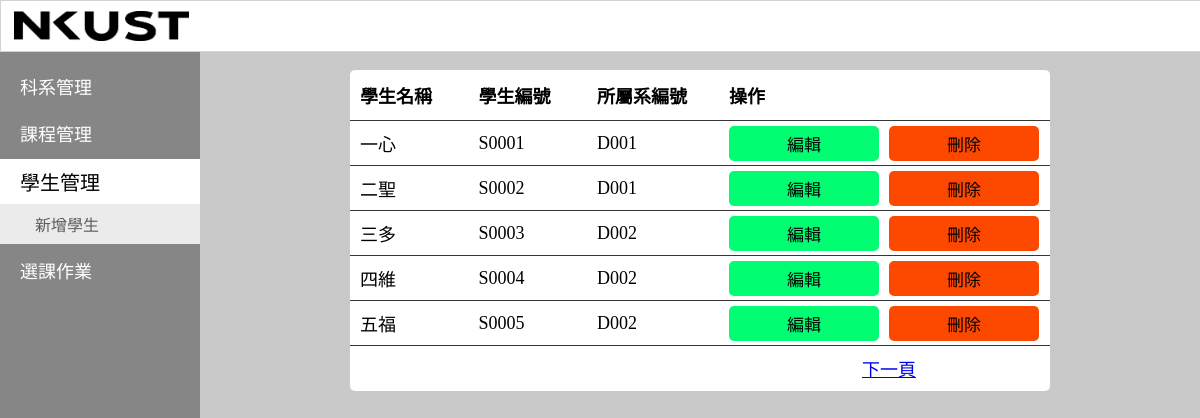
The page /teacher/student_manage.php on the database its author committed.
### tables this page shows
CREATE TABLE `student` (
  `id` char(5) NOT NULL,
  `name` char(4) NOT NULL,
  `apartment_id` char(4) DEFAULT NULL
);

### data_object/student.php (called while the page is built, shortened)
<?php
class student extends mysql_conn
{
    private static $table = "student";
    public function get_all(){
        try{
            $table = $this::$table;
            return $this::$conn -> query("SELECT * FROM $table") -> fetchAll();
        }catch (PDOException $e){
            return $e -> getMessage();
        }
    }
}
?>

### teacher/student_manage.php (the view, shortened to what this page needs)
<html>
    <head>
        <?php
            include (__DIR__."/../head.php");
        ?>
    </head>
    <body>
        <?php
            include (__DIR__."/common_file/topbar.php");
        ?>
        <div class = "content">
            <table class = "course_info">
                <thead>
                    <tr>
                        <th>學生名稱</th>
                        <th>學生編號</th>
                        <th>所屬系編號</th>
                        <th>操作</th>
                    </tr>
                </thead>
                <tbody>
                    <?php
                        include __DIR__."/../data_object/student.php";
                        $student = new student();
                        $student = $student -> get_all();
                        foreach($student as $data){
                            echo "<tr id = \"".$data["id"]."\">";
                            echo "<td id = 'name'>".$data["name"]."</td>";
                            echo "<td id = 'id'>".$data["id"]."</td>";
                            echo "<td id = 'apartment_id'>".$data["apartment_id"]."</td>";
                            echo "<td><button class='course success' onclick = \"edit('".$data["id"]."')\">編輯</button><button class = 'course danger' onclick = \"delete_student('".$data["id"]."')\">刪除</button></td>";
                            echo "</tr>";
                        }
                    ?>
                    <tr style = "display: table-row;">
                        <td></td>
                        <td></td>
                        <td></td>
                        <td style = 'text-align: center;'><a href = "javascript:void(0)" onclick = 'next_page()'>下一頁</a></td>
                    </tr>
                </tbody>
            </table>
        </div>
    </body>
</html>

### css/style.css (style rules this page uses)
body { height: 100vh; align-items: center; display: flex; flex-direction: column; justify-content: center; background-color: #C9C9C9; margin: 0px; }
.content { justify-content: center; position: absolute; right: 0%; top: 50px; left: 200px; height: calc(100% - 50px); --pwidth: calc(100% - 200px); width: var(--pwidth); box-sizing: content-box; }
.content .course_info { position: relative; width: calc(var(--pwidth) - 100px); margin: 20px 150px; border-collapse: collapse; border-radius: 5px; overflow-x: auto; }
.course_info td, .course_info th { width: 210px; padding-left: 10px; font-size: 18px; background-color: white; border-bottom: 1px solid rgb(53, 53, 53); white-space:nowrap; }
.course_info td { height: 45px; }
.course_info th:first-child { border-top-left-radius: 5px; }
.course_info th:last-child { border-top-right-radius: 5px; }
.course_info tr:last-child td { border: none; }
.course_info tr:last-child td:first-child { border-bottom-left-radius: 5px; }
.course_info tr:last-child td:last-child { border-bottom-right-radius: 5px; }
.course_info th { padding-top: 12px; padding-bottom: 12px; text-align: left; background-color: white; color: black; }
.course_info button.course { color: rgb(0, 0, 0); font-size: 17px; border-radius: 5px; border: none; width: 150px; height: 35px; margin-right: 10px; transition: 0.5s; }
.course_info button.course.success { background-color: rgb(0, 253, 114); }
.course_info button.course.danger { background-color: rgb(253, 72, 0); }

### rows shown on the page
student: name "一心", id "S0001", apartment "D001"
student: name "二聖", id "S0002", apartment "D001"
student: name "三多", id "S0003", apartment "D002"
student: name "四維", id "S0004", apartment "D002"
student: name "五福", id "S0005", apartment "D002"
